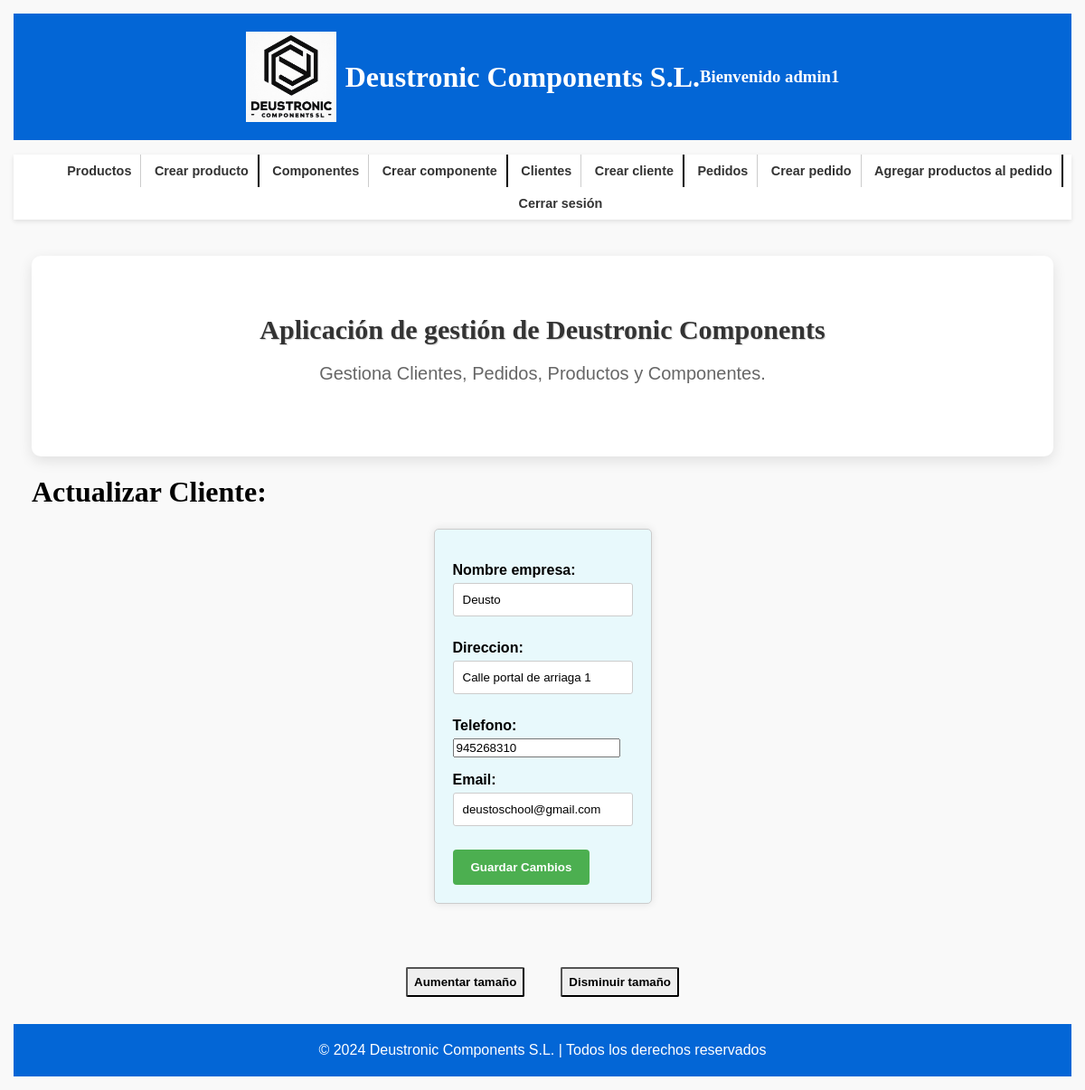
The app's page /appDeustronicComponents/cliente/1/update/ (signed in), older data.
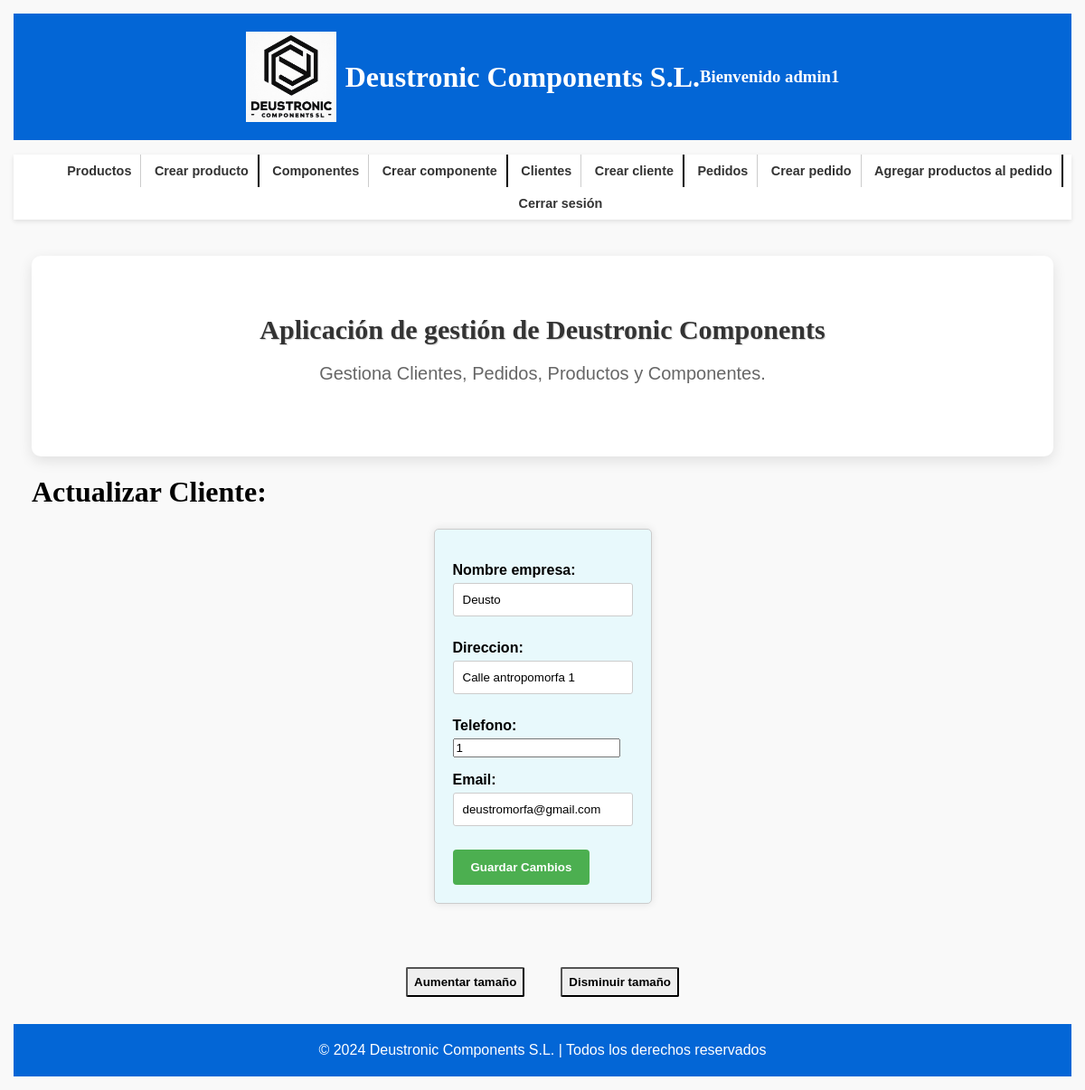
The same page, newer data.
### appDeustronicComponents/models.py (models this page shows, shortened)
class Cliente(models.Model):
    cif = models.CharField(max_length=100, primary_key=True)
    nombre_empresa = models.CharField(max_length=100)
    direccion = models.CharField(max_length=255)
    telefono = models.IntegerField()
    email = models.EmailField(max_length=255)
    username = models.CharField(max_length=20, unique=True)
    password = models.CharField(max_length=16)
    created = models.DateTimeField(auto_now_add=True)
    updated = models.DateTimeField(auto_now=True)
    class Meta:
        verbose_name_plural = "clientes"
        verbose_name = "cliente"
        ordering = ["-created"]

### appDeustronicComponents/views.py (the view, shortened to what this page needs)
# urls.py: path('cliente/<str:pk>/update/', ClienteUpdateView.as_view(), name='actualizar_cliente'),
class ClienteUpdateView(UpdateView):
    model = Cliente
    form_class = ClienteFormUpdate
    template_name = 'appDeustronicComponents/cliente_update.html'
    success_url = reverse_lazy('lista_clientes')
    @method_decorator(login_required)
    def get(self, request, *args, **kwargs):
        pk = self.kwargs.get('pk')
        cliente = get_object_or_404(Cliente, pk=pk)
        formulario = ClienteFormUpdate(instance=cliente)
        context = {
            'formulario': formulario,
            'producto': cliente
        }
        return render(request, self.template_name, context)

### appDeustronicComponents/forms.py
class ClienteFormUpdate(forms.ModelForm):
    class Meta:
        model = Cliente
        fields = ['nombre_empresa', 'direccion', 'telefono', 'email']

### templates/appDeustronicComponents/cliente_update.html (shortened to what this page needs)
{% extends 'base.html' %}
{% block contenido %}
<h1>Actualizar Cliente: {{ cliente.cif }}</h1>
<div class="contenedor-formulario">
    <form method="post">
        {{ formulario.as_p }}
        <button type="submit">Guardar Cambios</button>
    </form>
</div>
{% endblock %}

Row changes from the older to the newer data that the page shows:
changed Cliente "Deusto": direccion "Calle portal de arriaga 1" → "Calle antropomorfa 1"; telefono "945268310" → "1"; email "deustoschool@gmail.com" → "deustromorfa@gmail.com"
